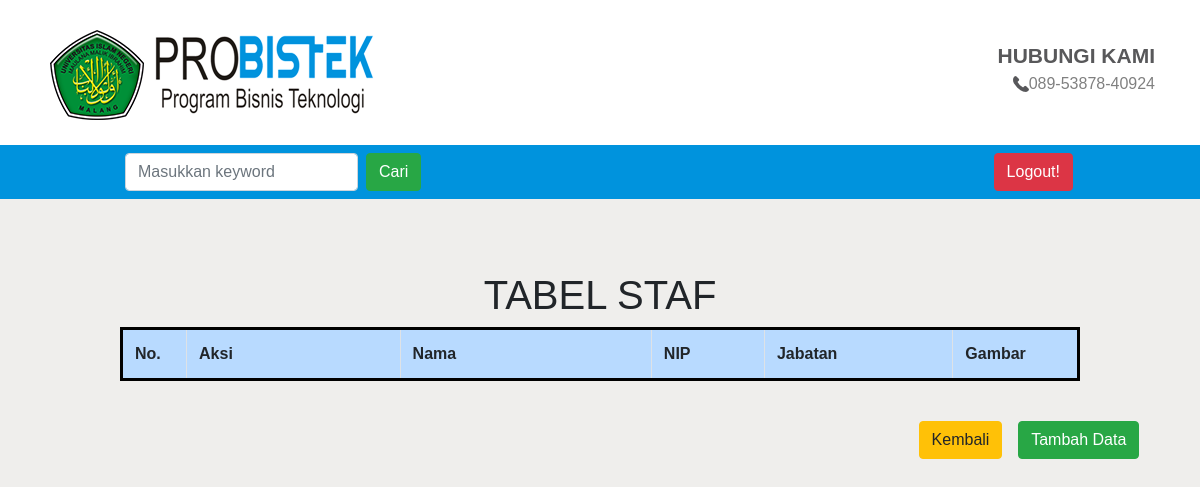
The page /adminStaf/index.php (signed in) on the database as committed earlier.
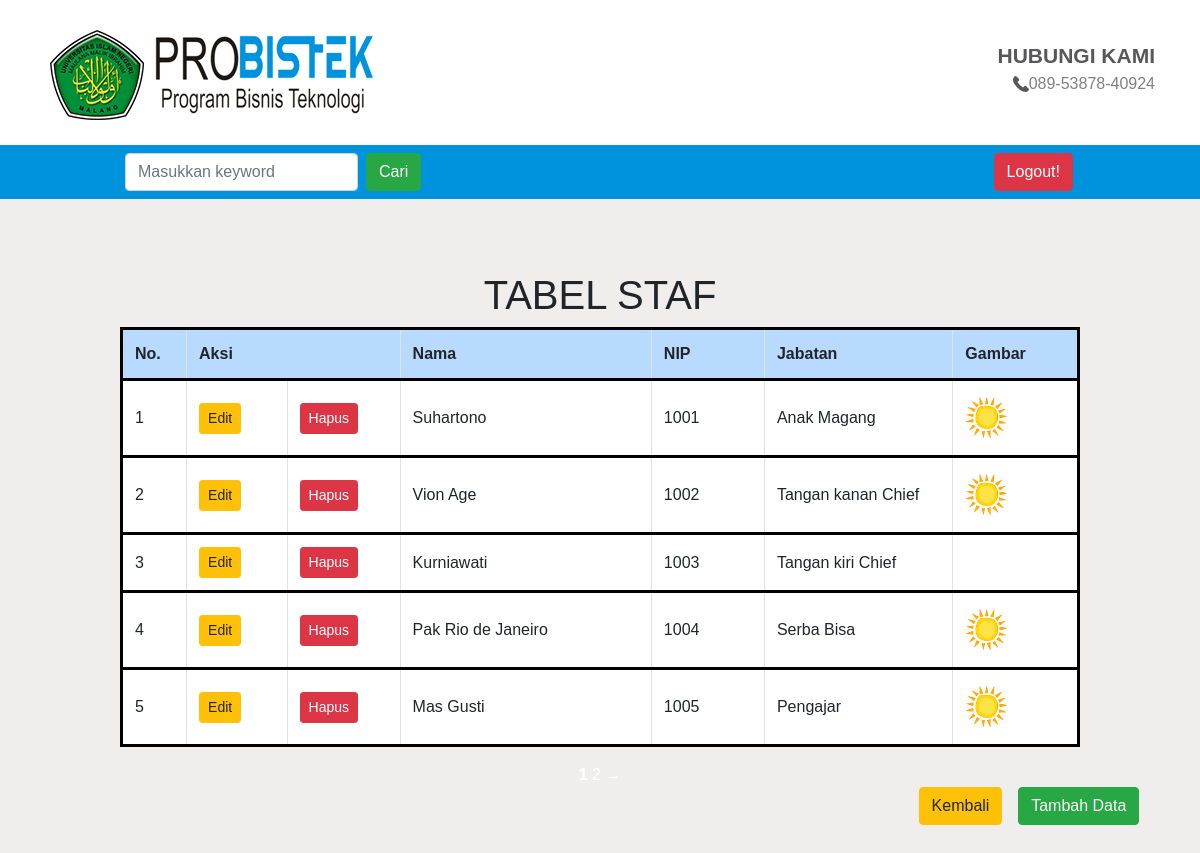
The same page on the database as committed later.
### tables this page shows
CREATE TABLE `staf` (
  `id` int(11) NOT NULL,
  `nama` varchar(55) NOT NULL,
  `nip` int(11) NOT NULL,
  `jabatan` varchar(55) NOT NULL,
  `gambar` varchar(30) NOT NULL
);

### functions.php (called while the page is built, shortened)
<?php
    $conn = mysqli_connect("localhost", "root", "", "uas-probistek");
    function query($query) {
        global $conn;
        $result = mysqli_query($conn, $query);
        $rows = [];
        while ($row = mysqli_fetch_assoc($result)) {
            $rows[] = $row;
        }
        return $rows;
    }
?>

### adminStaf/index.php (the view, shortened to what this page needs)
<?php
    require '../functions.php';
    $jumlahDataPerHalaman = 5;
    $jumlahData = count(query("SELECT * FROM staf"));
    $jumlahHalaman = ceil($jumlahData / $jumlahDataPerHalaman);
    $halamanAktif = ( isset($_GET["p"]) ) ? $_GET["p"] : 1;
    $awalData = ( $jumlahDataPerHalaman * $halamanAktif) - $jumlahDataPerHalaman;
    $hasilHalamanPertama = ($halamanAktif-1)*$jumlahDataPerHalaman;
    $no = ($hasilHalamanPertama + 1) - 1;
    $staf = query("SELECT * FROM staf ORDER BY nip ASC LIMIT $awalData, $jumlahDataPerHalaman");
?>
<!DOCTYPE html>
<html lang="en">
<head>
    <link rel="stylesheet" type="text/css" href="../css/bootstrap.css">
    <link rel="stylesheet" type="text/css" href="../css/style.css">
</head>
<body>
    <header>
        <div class="container">
            <div class="row">
                <div class="col-6 image">
                    <img id="probistek" src="../images/probistek2.png">
                </div>
                <div class="col-6 contact">
                    <p id="contact1"><b>HUBUNGI KAMI</b></p>
                    <table class="contact2">
                        <tr>
                            <td><img src="../images/call-answer.png"></td>
                            <td>089-53878-40924</td>
                        </tr>
                    </table>
                </div>
            </div>
        </div>
        <div>
            <nav class="navbar navbar-expand-lg navbar-dark">
                <div class="collapse navbar-collapse" id="navbarSupportedContent">
                    <ul class="navbar-nav mr-auto">
                        <form class="form-inline my-2 my-lg-0" action="" method="post">
                            <input class="form-control mr-sm-2" type="search" placeholder="Masukkan keyword" aria-label="Search" name="keyword" autofocus autocomplete="off">
                            <button class="btn btn-success my-2 my-sm-0" type="submit" name="cari2">Cari</button>
                        </form>
                    </ul>
                    <a href="../logout.php">
                        <button id="adminBtn" class="btn btn-danger" type="button">Logout!</button>
                    </a>
                </div>
            </nav>
        </div>
    </header>
    <div id="badan">
        <br><br><br>
        <center>
            <h1>TABEL STAF</h1>
            <table class="table table-bordered">
                <col width="10">
                <col width="80">
                <col width="90">
                <col width="200">
                <col width="90">
                <col width="150">
                <col width="100">
                <tr class="table-primary">
                    <th>No.</th>
                    <th colspan="2">Aksi</th>
                    <th>Nama</th>
                    <th>NIP</th>
                    <th>Jabatan</th>
                    <th>Gambar</th>
                </tr>
                <?php foreach ($staf as $row): $no++; ?>
                <tr id="tableRow">
                    <td>
                        <?= $no; ?>
                    </td>
                    <td>
                        <a href="edit2.php?id=<?= $row["id"];?>">
                            <button type="button" class="btn btn-warning btn-sm">Edit</button>
                        </a>
                    </td>
                    <td>
                        <button type="button" class="btn btn-danger btn-sm" data-toggle="modal" data-target="#modalHapus<?= $row["id"];?>">
                            Hapus
                        </button>
                    </td>
                    <td>
                        <?= $row["nama"]; ?>
                    </td>
                    <td>
                        <?= $row["nip"]; ?>
                    </td>
                    <td>
                        <?= $row["jabatan"]; ?>
                    </td>
                    <td>
                        <img src="../images/<?= $row["gambar"]; ?>" alt="" width="50">
                    </td>
                </tr>
                <?php endforeach;?>
            </table>
            <?php for( $i = 1; $i <= $jumlahHalaman; $i++) : ?>
                <?php if( $i == $halamanAktif) : ?>
                    <a href="?p=<?= $i; ?>" style="font-weight: bold; color: red;"><?= $i; ?></a>
                <?php else : ?>
                    <a href="?p=<?= $i; ?>"><?= $i; ?></a>
                <?php endif; ?>
            <?php endfor; ?>
            <?php if( $halamanAktif < $jumlahHalaman ) : ?>
                <a href="?p=<?= $halamanAktif + 1; ?>">&rarr;</a>
            <?php endif; ?>
            <br>
            <a href="../admin.php">
                <button id="kembali" class="btn btn-warning" type="button">Kembali</button>
            </a>
            <a href="tambah2.php">
                <button id="tambahMhs" class="btn btn-success" type="button">Tambah Data</button>
            </a>
            <br><br><br><br>
        </center>
    </div>
</body>
</html>

### css/style.css (style rules this page uses)
* { font-family: helvetica; margin: 0; padding: 0; }
.image { padding-top: 25px; padding-bottom: 20px; }
.col-6.contact { padding-top: 40px; margin-bottom: 0%; }
#contact1 { color: #58585A; text-align: right; font-size: 21px; margin-bottom: 0px; }
table.contact2 { float: right; margin-top: 0%; padding-right: 0px; color: #808080; }
.navbar { background-color: #0093dd !important; font-size: 17px !important; font-weight: bold !important; color: black !important; }
.navbar-nav { padding-left: 109px !important; }
#adminBtn { margin-right: 111px !important; color: #fff; }
a { text-decoration: none !important; color: #fff !important; }

### adminStaf/index.php (style rules this page uses)
body { background-color: #EFEEEC; }
header { background-color: white; }
#tambahMhs { margin-right: -22.7cm; }
#kembali { margin-right: 0.3cm; }
table.table-bordered { border:5px solid black; background-color: white; width: 80%; }
table.table-bordered > tbody > tr { border:3px solid black; }
table.table-bordered { border: 3px solid black; }
#tableRow { height: 50px; }
.table > tbody > tr > td { vertical-align: middle; }

Rows that differ between the two databases and show on the page:
added staf: nama "Suhartono", nip "1001", jabatan "Anak Magang", gambar (picture)
added staf: nama "Vion Age", nip "1002", jabatan "Tangan kanan Chief", gambar (picture)
added staf: nama "Kurniawati", nip "1003", jabatan "Tangan kiri Chief"
added staf: nama "Pak Rio de Janeiro", nip "1004", jabatan "Serba Bisa", gambar (picture)
added staf: nama "Mas Gusti", nip "1005", jabatan "Pengajar", gambar (picture)
